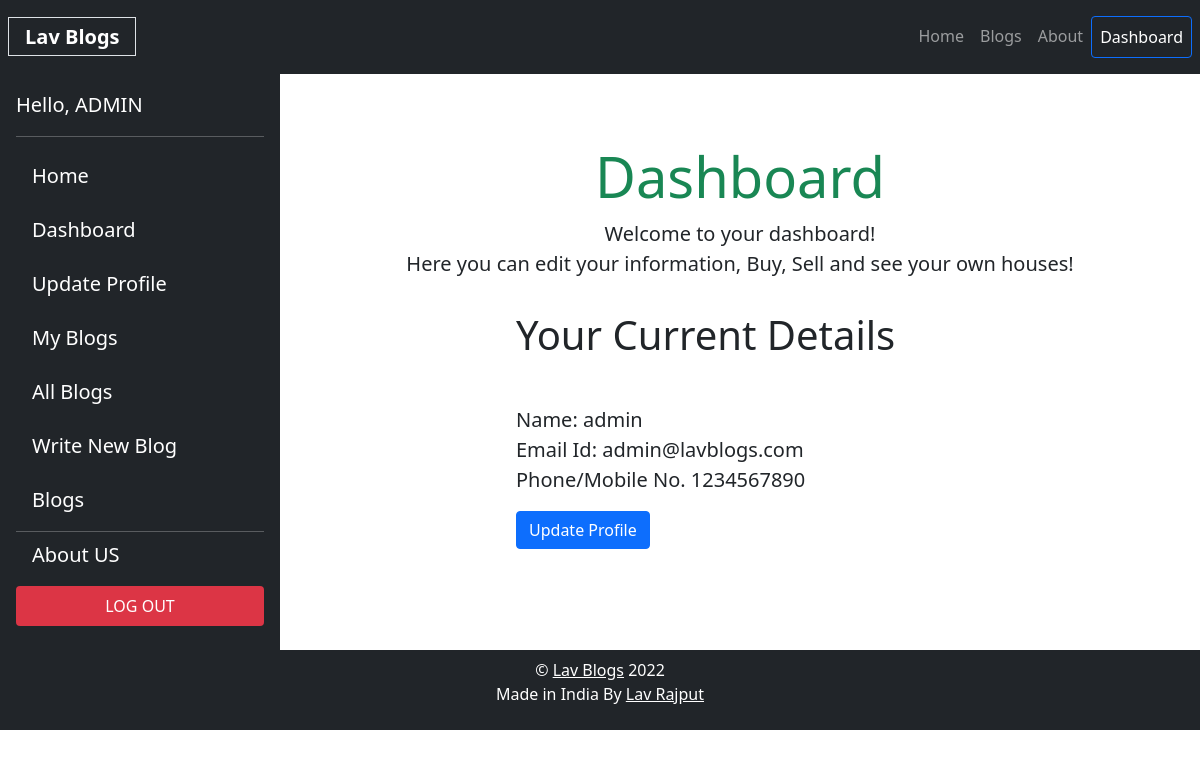
/dashboard.php (signed in), run on the app's committed database.
### tables this page shows
CREATE TABLE `users` (
  `uid` int(10) UNSIGNED NOT NULL,
  `name` varchar(255) NOT NULL,
  `email` varchar(255) NOT NULL,
  `phone` int(15) NOT NULL,
  `password` varchar(255) NOT NULL,
  `role` tinyint(1) NOT NULL DEFAULT 2
);

### includes/database.php (called while the page is built, shortened)
<?php
	$tblUsers = "users";
?>

### dashboard.php (the view, shortened to what this page needs)
<?php
require_once ('includes/header.php');
require_once ('includes/database.php');
$query_str = "SELECT * FROM $tblUsers WHERE uid = '$uid'";
$result = mysqli_query($conn,$query_str);
$result_row = $result->fetch_assoc();
if (!$result) {
	$errno = $conn->errno;
	$errmsg = $conn->error;
	echo "Selection failed with: ($errno) $errmsg<br/>\n";
	$conn->close();
	exit;
} else if($isLoggedIn){
?>
<div class="container-fluid d-flex p-0">
<?php include('includes/sidebar.php') ?>
	<div class="container lead wrapper mt-3 mb-5 d-flex flex-column align-items-center justify-content-center">
		<h1 class="text-success text-center display-4">Dashboard</h1>
		<p class="text-center">Welcome to your dashboard! <br> Here you can edit your information, Buy, Sell and see your own houses!</p>
			<div class="col-xs-8 col-xs-offset-2 col-md-6">
			<div class="my-3">
				<p class="display-6">Your Current Details</p><br>
				<span><strong>Name: </strong><?php echo $result_row['name']; ?></span><br>
				<span><strong>Email Id: </strong> <?php echo $result_row['email']; ?></span><br>
				<span><strong>Phone/Mobile No. </strong><?php echo $result_row['phone']; ?></span><br>
			</div>
			<a href="updateprofile.php" class="btn btn-primary">Update Profile</a>
			</div>
		</div>
</div>
<?php
}else{
  header("Location: index.php");
}
	include_once('includes/footer.php');
?>

### includes/header.php (style rules this page uses)
* { margin: 0; padding: 0; box-sizing: border-box; }

### data on the page
users: name "admin", email "admin@lavblogs.com", phone "1234567890"

### other printed values
$name "ADMIN"
